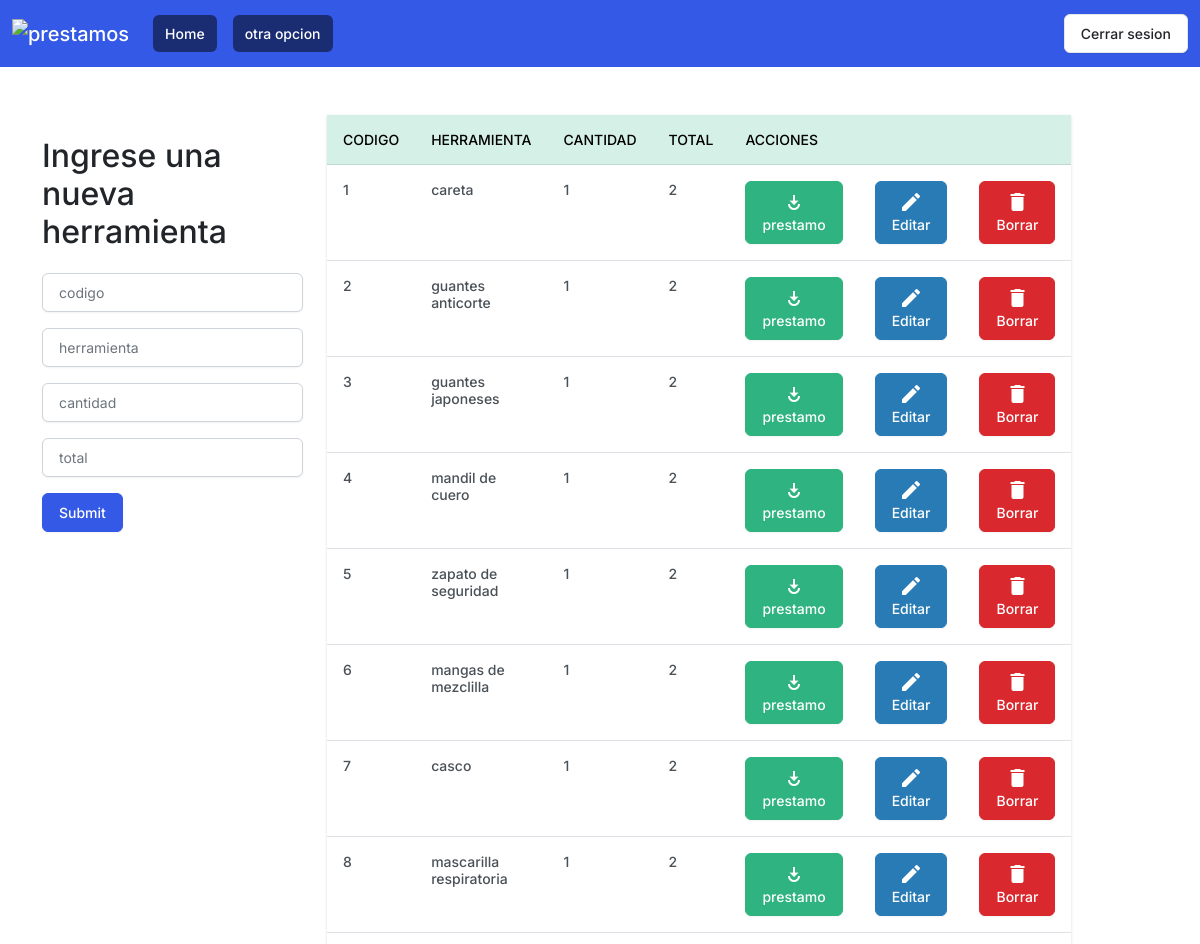
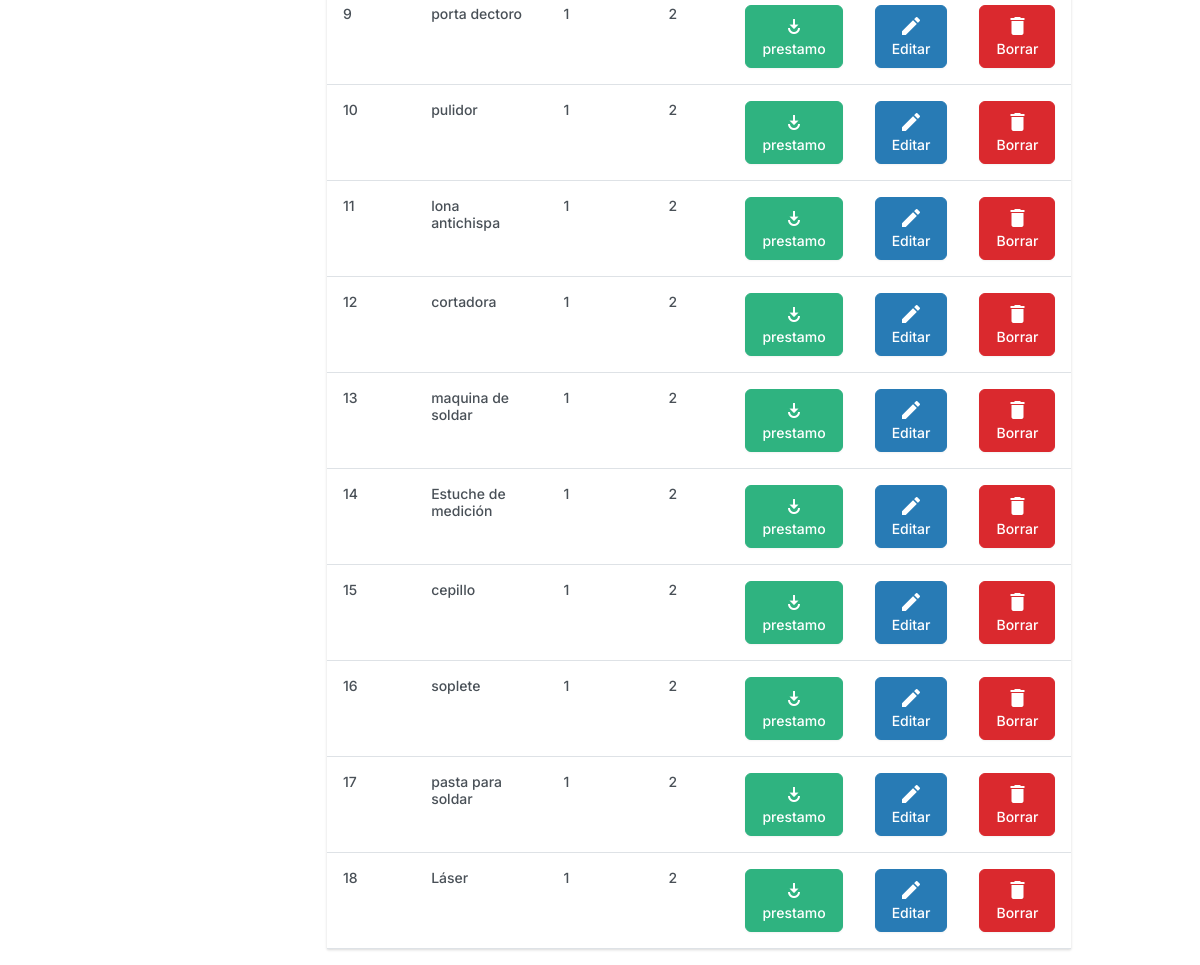
Page /registro/v_levantamiento.php on the committed database (2 pictures, top to bottom).
### tables this page shows
create table herramientas (
    idHerramienta numeric (4)primary key not null,
    herramienta varchar(40) not null,
    cantidad numeric(4) default 0,
    max  numeric(4) default 1
);

### registro/v_levantamiento.php (the view, shortened to what this page needs)
<?php
include_once('./barra_navegacion.php');
$con = conectar();
$sql = "SELECT *  FROM herramientas";
$query = mysqli_query($con, $sql);
?>
<!DOCTYPE html>
<html lang="es-mx">
<head>
    <link rel="stylesheet" href="../estilos/zephyr.css">
    <link rel="stylesheet" href="../estilos/normalize.css">
</head>
<body>
    <div class="container mt-5">
        <div class="row">
            <div class="col-md-3">
                <h1>Ingrese una nueva herramienta</h1>
                <form action="insertar.php" method="POST">
                    <input type="numeric" onkeydown="javascript: return ['Backspace','Delete','ArrowLeft','ArrowRight'].includes(event.code) ? true : !isNaN(Number(event.key)) && event.code!=='Space'" class="form-control mb-3" name="codigo" placeholder="codigo">
                    <input type="text" class="form-control mb-3" name="herramienta" placeholder="herramienta">
                    <input type="numeric" onkeydown="javascript: return ['Backspace','Delete','ArrowLeft','ArrowRight'].includes(event.code) ? true : !isNaN(Number(event.key)) && event.code!=='Space'" class="form-control mb-3" name="cantidad" placeholder="cantidad">
                    <input type="numeric" onkeydown="javascript: return ['Backspace','Delete','ArrowLeft','ArrowRight'].includes(event.code) ? true : !isNaN(Number(event.key)) && event.code!=='Space'" class="form-control mb-3" name="total" placeholder="total">
                    <input type="submit" class="btn btn-primary">
                </form>
            </div>
            <div class="col-md-8">
                <table class="table">
                    <thead class="table-success table-striped">
                        <tr>
                            <th>Codigo</th>
                            <th>Herramienta</th>
                            <th>Cantidad</th>
                            <th>Total</th>
                            <th>Acciones</th>
                            <th></th>
                            <th></th>
                        </tr>
                    </thead>
                    <tbody>
                        <?php
                        while ($row = mysqli_fetch_array($query)) {
                        ?>
                            <tr>
                                <th><?php echo $row['idHerramienta'] ?></th>
                                <th><?php echo $row['herramienta'] ?></th>
                                <th><?php echo $row['cantidad'] ?></th>
                                <th><?php echo $row['max'] ?></th>
                                <th><a href="prestar_herramienta.php?id=<?php echo $row['idHerramienta'] ?>" class="btn btn-success"><i class="material-icons">play_for_work</i>prestamo</a></th>
                                <th><a href="actualizar.php?id=<?php echo $row['idHerramienta'] ?>" class="btn btn-info"><i class="material-icons">create</i>Editar</a></th>
                                <th><a href="borrar.php?id=<?php echo $row['idHerramienta'] ?>" class="btn btn-danger"><i class="material-icons">delete</i>Borrar</a></th>
                            </tr>
                        <?php
                        }
                        ?>
                    </tbody>
                </table>
            </div>
        </div>
    </div>
</body>
</html>

### registro/barra_navegacion.php (shortened to what this page needs)
<nav class="navbar navbar-expand-lg navbar-dark bg-primary">
    <div class="container-fluid">
        <a class="navbar-brand" href="./v_levantamiento.php"><img src="../imagenes/logo_chikito.png" alt="prestamos"></a>
        <div class="collapse navbar-collapse" id="navbarColor01">
            <ul class="navbar-nav me-auto">
                <li class="nav-item">
                    <a class="nav-link active" href="./v_levantamiento.php"> Home
                    </a>
                </li>
                <li class="nav-item">
                    <a class="nav-link active" href="#"> otra opcion
                    </a>
                </li>
        </div>
        <a href="../index.php" type="submit" class=" d-flex btn btn-secondary my-2 my-sm-0">
            Cerrar sesion
        </a>
    </div>
</nav>

### rows in the picture
herramientas: idHerramienta "1", herramienta "careta", cantidad "1", max "2"
herramientas: idHerramienta "2", herramienta "guantes anticorte", cantidad "1", max "2"
herramientas: idHerramienta "3", herramienta "guantes japoneses", cantidad "1", max "2"
herramientas: idHerramienta "4", herramienta "mandil de cuero", cantidad "1", max "2"
herramientas: idHerramienta "5", herramienta "zapato de seguridad", cantidad "1", max "2"
herramientas: idHerramienta "6", herramienta "mangas de mezclilla", cantidad "1", max "2"
herramientas: idHerramienta "7", herramienta "casco", cantidad "1", max "2"
herramientas: idHerramienta "8", herramienta "mascarilla respiratoria", cantidad "1", max "2"
herramientas: idHerramienta "9", herramienta "porta dectoro", cantidad "1", max "2"
herramientas: idHerramienta "10", herramienta "pulidor", cantidad "1", max "2"
herramientas: idHerramienta "11", herramienta "lona antichispa", cantidad "1", max "2"
herramientas: idHerramienta "12", herramienta "cortadora", cantidad "1", max "2"
herramientas: idHerramienta "13", herramienta "maquina de soldar", cantidad "1", max "2"
herramientas: idHerramienta "14", herramienta "Estuche de medición", cantidad "1", max "2"
herramientas: idHerramienta "15", herramienta "cepillo", cantidad "1", max "2"
herramientas: idHerramienta "16", herramienta "soplete", cantidad "1", max "2"
herramientas: idHerramienta "17", herramienta "pasta para soldar", cantidad "1", max "2"
herramientas: idHerramienta "18", herramienta "Láser", cantidad "1", max "2"
